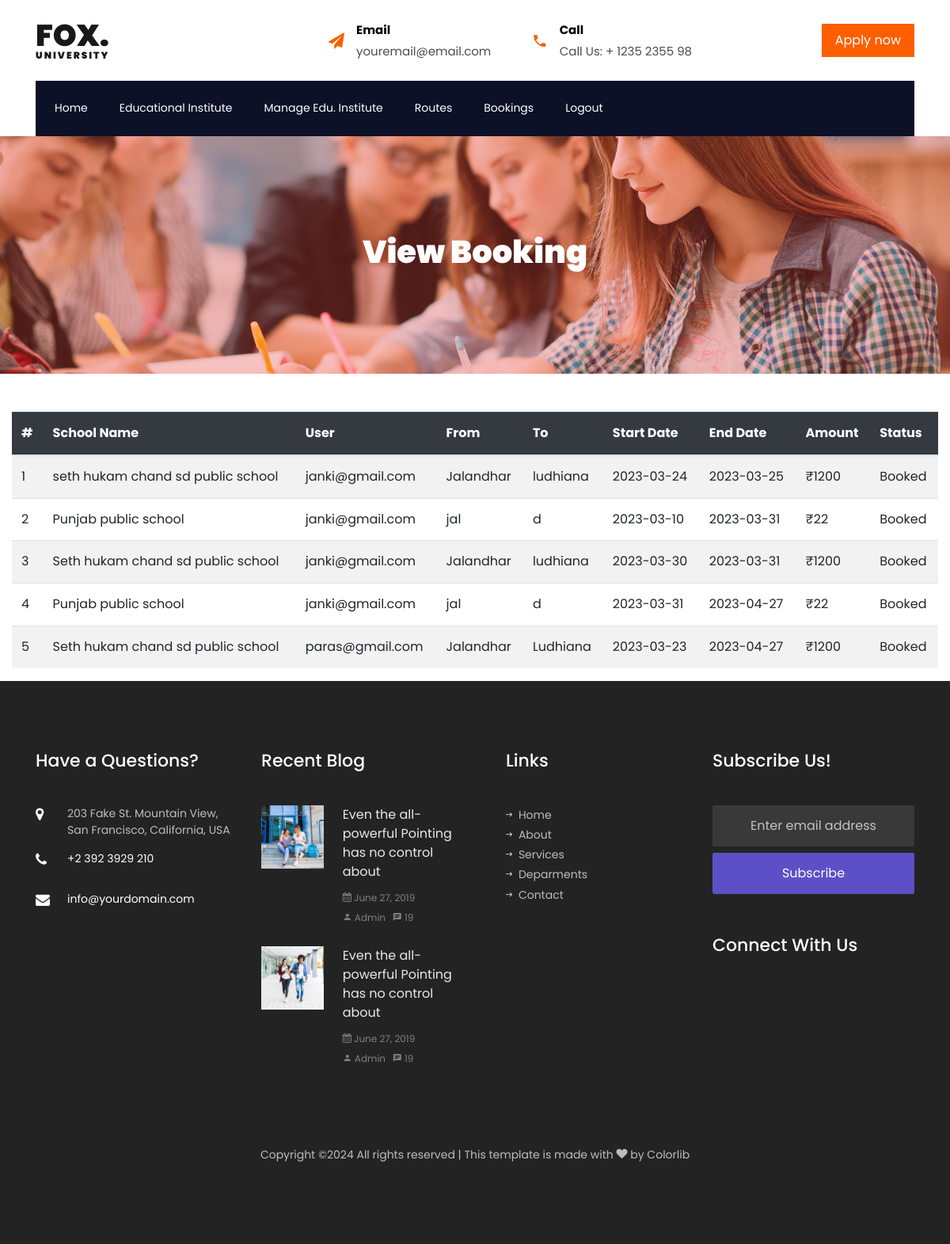
Screenshot of /view_booking.php (signed in) with the database file from the repository.
### tables this page shows
CREATE TABLE `booking` (
  `id` int(5) NOT NULL,
  `user` varchar(100) NOT NULL,
  `school` varchar(100) NOT NULL,
  `bus` varchar(20) NOT NULL,
  `route` varchar(40) NOT NULL,
  `amount` varchar(10) NOT NULL,
  `booking_status` varchar(20) NOT NULL DEFAULT 'Pending',
  `started_on` varchar(20) NOT NULL,
  `end_on` varchar(20) NOT NULL,
  `createdat` int(6) NOT NULL
);

CREATE TABLE `routes` (
  `id` int(10) NOT NULL,
  `school` varchar(100) NOT NULL,
  `bus_number` varchar(100) NOT NULL,
  `from_route` varchar(100) NOT NULL,
  `fees` varchar(10) NOT NULL,
  `to_route` varchar(100) NOT NULL,
  `description` varchar(100) NOT NULL,
  `status` varchar(20) NOT NULL DEFAULT 'active',
  `createdat` timestamp(6) NOT NULL DEFAULT current_timestamp(6) ON UPDATE current_timestamp(6)
);

### view_booking.php (the view, shortened to what this page needs)
<?php
    include_once("header.php");
?>
<section class="hero-wrap hero-wrap-2" style="background-image: url('images/bg_1.jpg');">
    <div class="overlay"></div>
    <div class="container">
    <div class="row no-gutters slider-text align-items-center justify-content-center">
        <div class="col-md-9 ftco-animate text-center">
        <h1 class="mb-2 bread">View Booking</h1>
        </div>
    </div>
    </div>
</section>
    <div class="container-xxl mt-5">
        <div class="container-fluid">
            <div class="row g-5">
                <div class="col-lg-12 mx-auto wow fadeInUp table-responsive" data-wow-delay="0.1s">
                    <table class="table table-striped table-hover">
                        <thead class="table-dark">
                            <tr>
                                <th>#</th>
                                <th>School Name</th>
                                <th>User</th>
                                <th>From</th>
                                <th>To</th>
                                <th>Start Date</th>
                                <th>End Date</th>
                                <th>Amount</th>
                                <th>Status</th>
                            </tr>
                        </thead>
                        <tbody>
                           <?php
                           $count =1;
                           include_once("config.php");
                           $query = "SELECT booking.*, routes.from_route, routes.to_route from `booking` inner join `routes` on booking.route=routes.id  and booking.booking_status='Booked'";
                           $res = mysqli_query($conn,$query);
                           while($data = mysqli_fetch_array($res))
                            {
                           ?>
                            <tr>
                                <td><?php echo $count; ?></td>
                                <td>
                                <?php echo $data["school"]; ?>
                                </td>
                                <td>
                                <?php echo $data["user"]; ?>
                                </td>
                                <td>
                                <?php echo $data["from_route"]; ?>
                                </td>
                                <td>
                                <?php echo $data["to_route"]; ?>
                                </td>
                                <td>
                                <?php echo $data["started_on"]; ?>
                                </td>
                                <td>
                                <?php echo $data["end_on"]; ?>
                                </td>
                                <td>
                                ₹<?php echo $data["amount"]; ?>
                                </td>
                                <td>
                                <?php echo $data["booking_status"]; ?>
                                </td>
                            </tr>
                            <?php
                            $count++;
                            }
                            ?>
                        </tbody>
                    </table>
                </div>
            </div>
        </div>
    </div>
<?php
    include_once("footer.php");
?>

### rows the page displays
booking: school "seth hukam chand sd public school", user "janki@gmail.com", routes.from_route "Jalandhar", routes.to_route "ludhiana", started_on "2023-03-24", end_on "2023-03-25", amount "1200", booking_status "Booked"
booking: school "Punjab public school", user "janki@gmail.com", routes.from_route "jal", routes.to_route "d", started_on "2023-03-10", end_on "2023-03-31", amount "22", booking_status "Booked"
booking: school "Seth hukam chand sd public school", user "janki@gmail.com", routes.from_route "Jalandhar", routes.to_route "ludhiana", started_on "2023-03-30", end_on "2023-03-31", amount "1200", booking_status "Booked"
booking: school "Punjab public school", user "janki@gmail.com", routes.from_route "jal", routes.to_route "d", started_on "2023-03-31", end_on "2023-04-27", amount "22", booking_status "Booked"
booking: school "Seth hukam chand sd public school", user "paras@gmail.com", routes.from_route "Jalandhar", routes.to_route "Ludhiana", started_on "2023-03-23", end_on "2023-04-27", amount "1200", booking_status "Booked"
